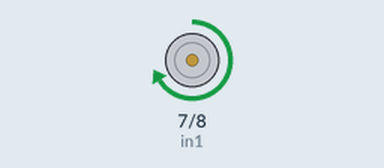
The sketch below on a simulated Arduino Uno, built with avr-gcc and run on an emulated ATmega328P. Parts: motor-driver pin pairs drawn as motors (green arrow = first pin HIGH = forward, orange = second pin HIGH = backward, longer = more drive, scaled by the enable pin).

Above: at 2.5 s.
At 9.5 s:
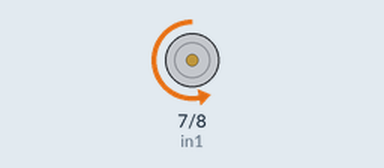
At 13.0 s:
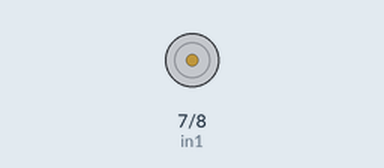
Timing chart, 0 to 18.2 s (numbered marks = the images above):
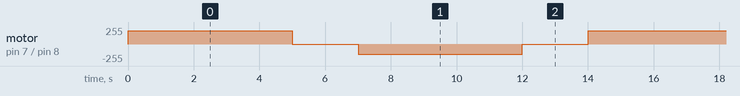

Measured:
- by itself, motor on pin 7 (in1) / pin 8 (in2): repeats every 14.0 s: stopped 2.0 s, backward 150/255 5.0 s, stopped 2.0 s, forward 200/255 5.0 s

The sketch:

Codigo_Banda.ino
```cpp
int in1 = 7;   // Pin para controlar la dirección 1
int in2 = 8;   // Pin para controlar la dirección 2
int enA = 9;   // Pin para la velocidad del motor (PWM)

void setup() {
    pinMode(in1, OUTPUT);
    pinMode(in2, OUTPUT);
    pinMode(enA, OUTPUT);
}

void loop() {
    // Movimiento hacia adelante
    digitalWrite(in1, HIGH);
    digitalWrite(in2, LOW);
    analogWrite(enA, 200);  // Velocidad media

    delay(5000);  // Ejecutar por 5 segundos

    // Parar la banda
    digitalWrite(in1, LOW);
    digitalWrite(in2, LOW);
    delay(2000);

    // Movimiento hacia atrás
    digitalWrite(in1, LOW);
    digitalWrite(in2, HIGH);
    analogWrite(enA, 150);  // Velocidad baja

    delay(5000);

    // Parar la banda
    digitalWrite(in1, LOW);
    digitalWrite(in2, LOW);
    delay(2000);
}
```
